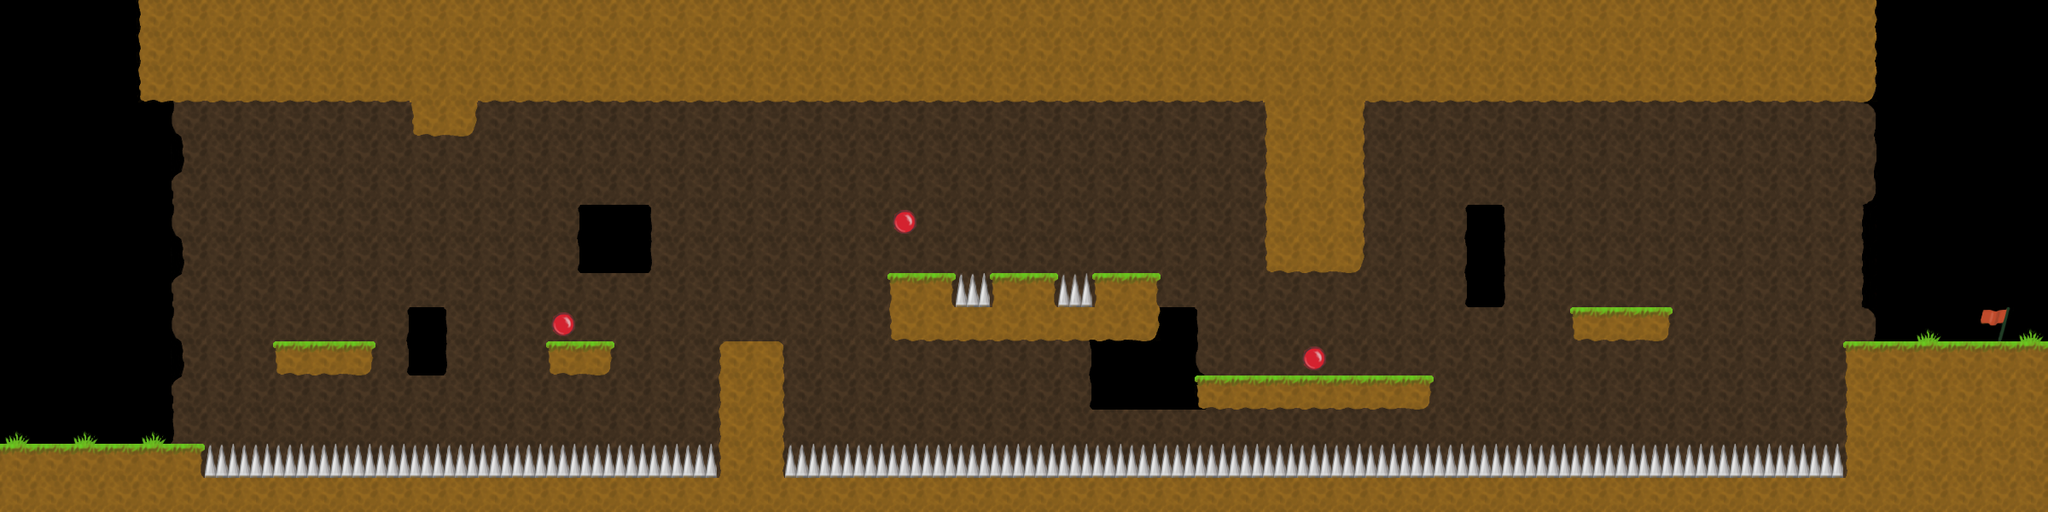

Rendered tile map (Tiled .tmx) drawn with the repository's tilesets; below, a short description and the full map source, tile grids included:
An orthogonal 60x15 tile map with 40x40 px tiles, 2 tile layers (1, 2), 2 tilesets.

<map version="1.0" orientation="orthogonal" renderorder="right-down" width="60" height="15" tilewidth="40" tileheight="40" nextobjectid="1">
 <tileset firstgid="1" name="tiles" tilewidth="40" tileheight="40" tilecount="40" columns="10">
  <image source="../tiles.png" width="400" height="160" />
 </tileset>
 <tileset firstgid="41" name="tiles" tilewidth="40" tileheight="40" tilecount="40" columns="10">
  <image source="../tiles.png" width="400" height="160" />
 </tileset>
 <layer name="1" width="60" height="15">
  <data encoding="csv">
0,0,0,0,0,0,0,0,0,0,0,0,0,0,0,0,0,0,0,0,0,0,0,0,0,0,0,0,0,0,0,0,0,0,0,0,0,0,0,0,0,0,0,0,0,0,0,0,0,0,0,0,0,0,0,0,0,0,0,0,
0,0,0,0,0,0,0,0,0,0,0,0,0,0,0,0,0,0,0,0,0,0,0,0,0,0,0,0,0,0,0,0,0,0,0,0,0,0,0,0,0,0,0,0,0,0,0,0,0,0,0,0,0,0,0,0,0,0,0,0,
0,0,0,0,0,53,5,5,5,5,5,5,5,5,5,5,5,5,5,5,5,5,5,5,5,5,5,5,5,5,5,5,5,5,5,5,5,5,5,5,5,5,5,5,5,5,5,5,5,5,5,5,5,5,22,0,0,0,0,0,
0,0,0,0,0,21,5,5,5,5,5,5,5,5,5,5,5,5,5,5,5,5,5,5,5,5,5,5,5,5,5,5,5,5,5,5,5,5,5,5,5,5,5,5,5,5,5,5,5,5,5,5,5,5,12,0,0,0,0,0,
0,0,0,0,0,31,5,5,5,5,5,5,5,5,5,5,5,5,5,5,5,5,5,5,5,5,5,5,5,5,5,5,5,5,5,5,5,5,5,5,5,5,5,5,5,5,5,5,5,5,5,5,5,5,14,0,0,0,0,0,
0,0,0,0,0,11,5,5,5,5,5,5,5,5,5,5,5,5,5,5,5,5,5,5,5,5,5,5,5,5,5,5,5,5,5,5,5,5,5,5,5,5,5,5,5,5,5,5,5,5,5,5,5,5,22,0,0,0,0,0,
0,0,0,0,0,21,5,5,5,5,5,5,5,5,5,5,19,0,0,18,5,5,5,5,5,5,5,5,5,5,5,5,5,5,5,5,5,5,5,5,5,5,19,0,18,5,5,5,5,5,5,5,5,5,32,0,0,0,0,0,
0,0,0,0,0,31,5,5,5,5,5,5,5,5,5,5,39,0,0,38,5,5,5,5,5,5,5,5,5,5,5,5,5,5,5,5,5,5,5,5,5,5,14,0,13,5,5,5,5,5,5,5,5,5,32,0,0,0,0,0,
0,0,0,0,0,11,5,5,5,5,5,5,5,5,5,5,5,5,5,5,5,5,5,5,5,5,5,5,44,5,5,45,45,45,45,45,5,5,5,5,5,5,39,0,38,5,5,5,5,5,5,5,5,5,32,0,0,0,0,0,
0,0,0,0,0,21,5,5,5,5,5,19,0,18,5,5,5,5,5,5,5,5,5,5,5,5,5,5,5,5,5,14,0,0,0,58,5,5,5,5,5,5,5,5,5,5,5,5,5,5,5,5,5,5,12,0,46,0,7,46,
0,0,0,0,0,31,5,5,5,5,5,39,0,38,5,5,5,5,5,5,5,5,5,5,5,5,5,5,5,5,5,14,0,0,0,21,5,5,5,5,5,5,5,5,5,5,5,5,5,5,5,5,5,5,5,5,0,0,0,0,
0,0,0,0,0,11,5,5,5,5,5,5,5,5,5,5,5,5,5,5,5,5,5,5,5,5,5,5,5,5,5,39,0,0,0,31,5,5,5,5,5,5,5,5,5,5,5,5,5,5,5,5,5,5,5,5,5,0,0,0,
46,0,46,0,46,38,5,5,5,5,5,5,5,5,5,5,5,5,5,5,5,5,5,5,5,5,5,5,5,5,5,5,5,5,5,5,5,5,5,45,45,45,5,5,5,5,5,5,5,5,5,5,5,5,5,5,0,0,0,0,
0,0,0,0,5,45,44,44,44,44,44,44,44,44,44,44,44,44,44,44,44,5,5,44,44,44,44,44,44,44,44,44,44,44,44,44,44,44,44,44,44,44,44,44,44,44,44,44,44,44,44,44,44,44,5,5,0,0,0,0,
0,0,0,0,0,0,0,0,0,0,0,0,0,0,0,0,0,0,0,0,0,0,0,0,0,0,0,0,0,0,0,0,0,0,0,0,0,0,0,0,0,0,0,0,0,0,0,0,0,0,0,0,0,0,0,0,0,0,0,0
</data>
 </layer>
 <layer name="2" width="60" height="15">
  <data encoding="csv">
0,0,0,0,33,2,2,2,2,2,2,2,2,2,26,26,26,26,26,26,26,26,26,26,26,26,26,26,26,26,26,26,26,26,26,26,26,26,26,26,26,26,26,26,26,26,26,26,26,26,26,26,26,26,34,0,0,0,0,0,
0,0,0,0,33,2,2,2,2,2,2,2,2,2,26,26,26,26,26,26,26,26,26,26,26,26,26,26,26,26,26,26,26,26,26,26,26,26,26,26,26,26,26,26,26,26,26,26,26,26,26,26,26,26,34,0,0,0,0,0,
0,0,0,0,35,36,36,36,36,36,36,36,2,2,36,36,36,36,36,36,36,36,36,36,36,36,36,36,36,36,36,36,36,36,36,36,36,26,26,26,36,36,36,36,36,36,36,36,36,36,36,36,36,36,37,0,0,0,0,0,
0,0,0,0,0,0,0,0,0,0,0,0,35,37,0,0,0,0,0,0,0,0,0,0,0,0,0,0,0,0,0,0,0,0,0,0,0,33,26,34,0,0,0,0,0,0,0,0,0,0,0,0,0,0,0,0,0,0,0,0,
0,0,0,0,0,0,0,0,0,0,0,0,0,0,0,0,0,0,0,0,0,0,0,0,0,0,0,0,0,0,0,0,0,0,0,0,0,33,26,34,0,0,0,0,0,0,0,0,0,0,0,0,0,0,0,0,0,0,0,0,
0,0,0,0,0,0,0,0,0,0,0,0,0,0,0,0,0,0,0,0,0,0,0,0,0,0,0,0,0,0,0,0,0,0,0,0,0,33,26,34,0,0,0,0,0,0,0,0,0,0,0,0,0,0,0,0,0,0,0,0,
0,0,0,0,0,0,0,0,0,0,0,0,0,0,0,0,0,0,0,0,0,0,0,0,0,0,50,0,0,0,0,0,0,0,0,0,0,33,26,34,0,0,0,0,0,0,0,0,0,0,0,0,0,0,0,0,0,0,0,0,
0,0,0,0,0,0,0,0,0,0,0,0,0,0,0,0,0,0,0,0,0,0,0,0,0,0,0,0,0,0,0,0,0,0,0,0,0,35,36,37,0,0,0,0,0,0,0,0,0,0,0,0,0,0,0,0,0,0,0,0,
0,0,0,0,0,0,0,0,0,0,0,0,0,0,0,0,0,0,0,0,0,0,0,0,0,0,23,24,43,23,24,43,23,24,0,0,0,0,0,0,0,0,0,0,0,0,0,0,0,0,0,0,0,0,0,0,0,0,0,0,
0,0,0,0,0,0,0,0,0,0,0,0,0,0,0,0,10,0,0,0,0,0,0,0,0,0,35,36,36,36,36,36,36,37,0,0,0,0,0,0,0,0,0,0,0,0,55,56,57,0,0,0,0,0,0,0,0,0,0,0,
0,0,0,0,0,0,0,0,15,16,17,0,0,0,0,0,15,17,0,0,0,25,27,0,0,0,0,0,0,0,0,0,0,0,0,0,0,0,50,0,0,0,0,0,0,0,0,0,0,0,0,0,0,0,23,1,1,1,1,1,
0,0,0,0,0,0,0,0,0,0,0,0,0,0,0,0,0,0,0,0,0,33,34,0,0,0,0,0,0,0,0,0,0,0,0,55,56,56,56,56,56,57,0,0,0,0,0,0,0,0,0,0,0,0,33,2,2,2,2,2,
0,0,0,0,0,0,0,0,0,0,0,0,0,0,0,0,0,0,0,0,0,33,34,0,0,0,0,0,0,0,0,0,0,0,0,0,0,0,0,0,0,0,0,0,0,0,0,0,0,0,0,0,0,0,33,2,2,2,2,2,
1,1,1,1,41,64,3,3,3,3,3,3,3,3,3,3,3,3,3,3,3,33,34,3,3,3,3,3,3,3,3,3,3,3,3,3,3,3,3,3,3,3,3,3,3,3,3,3,3,3,3,3,3,3,33,26,26,26,26,26,
2,2,2,2,2,2,2,2,2,2,26,26,26,26,26,26,26,26,26,26,26,26,26,26,26,26,26,26,26,26,26,26,26,26,26,26,26,26,26,26,26,26,26,26,26,26,26,26,26,26,26,26,26,26,26,26,26,26,26,26
</data>
 </layer>
</map>